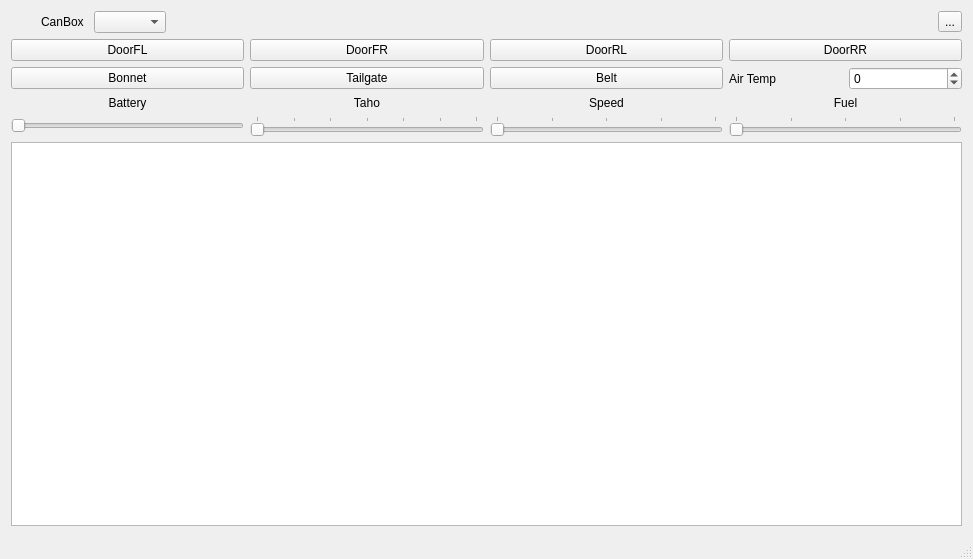
<?xml version="1.0" encoding="UTF-8"?>
<ui version="4.0">
 <class>main</class>
 <widget class="QMainWindow" name="main">
  <property name="geometry">
   <rect>
    <x>0</x>
    <y>0</y>
    <width>973</width>
    <height>559</height>
   </rect>
  </property>
  <property name="windowTitle">
   <string>qCanBox</string>
  </property>
  <widget class="QWidget" name="centralWidget">
   <layout class="QVBoxLayout" name="verticalLayout">
    <item>
     <layout class="QHBoxLayout" name="horizontalLayout_3">
      <property name="spacing">
       <number>10</number>
      </property>
      <item>
       <widget class="wdg_com_t" name="wdg_com" native="true">
        <property name="minimumSize">
         <size>
          <width>20</width>
          <height>0</height>
         </size>
        </property>
       </widget>
      </item>
      <item>
       <widget class="QLabel" name="label_canbox">
        <property name="text">
         <string>CanBox</string>
        </property>
       </widget>
      </item>
      <item>
       <widget class="QComboBox" name="cb_canbox"/>
      </item>
      <item>
       <spacer name="horizontalSpacer_3">
        <property name="orientation">
         <enum>Qt::Horizontal</enum>
        </property>
        <property name="sizeHint" stdset="0">
         <size>
          <width>40</width>
          <height>20</height>
         </size>
        </property>
       </spacer>
      </item>
      <item>
       <widget class="QToolButton" name="btn_about">
        <property name="text">
         <string>...</string>
        </property>
        <property name="icon">
         <iconset resource="../qcanbox.qrc">
          <normaloff>:/images/about.png</normaloff>:/images/about.png</iconset>
        </property>
        <property name="iconSize">
         <size>
          <width>48</width>
          <height>48</height>
         </size>
        </property>
       </widget>
      </item>
     </layout>
    </item>
    <item>
     <layout class="QGridLayout" name="gridLayout_3">
      <item row="0" column="2">
       <widget class="QPushButton" name="btn_door_rl">
        <property name="text">
         <string>DoorRL</string>
        </property>
        <property name="icon">
         <iconset resource="../qcanbox.qrc">
          <normaloff>:/images/rl_door.png</normaloff>:/images/rl_door.png</iconset>
        </property>
        <property name="iconSize">
         <size>
          <width>48</width>
          <height>48</height>
         </size>
        </property>
        <property name="checkable">
         <bool>true</bool>
        </property>
       </widget>
      </item>
      <item row="0" column="1">
       <widget class="QPushButton" name="btn_door_fr">
        <property name="text">
         <string>DoorFR</string>
        </property>
        <property name="icon">
         <iconset resource="../qcanbox.qrc">
          <normaloff>:/images/fr_door.png</normaloff>:/images/fr_door.png</iconset>
        </property>
        <property name="iconSize">
         <size>
          <width>48</width>
          <height>48</height>
         </size>
        </property>
        <property name="checkable">
         <bool>true</bool>
        </property>
       </widget>
      </item>
      <item row="0" column="0">
       <widget class="QPushButton" name="btn_door_fl">
        <property name="text">
         <string>DoorFL</string>
        </property>
        <property name="icon">
         <iconset resource="../qcanbox.qrc">
          <normaloff>:/images/fl_door.png</normaloff>:/images/fl_door.png</iconset>
        </property>
        <property name="iconSize">
         <size>
          <width>48</width>
          <height>48</height>
         </size>
        </property>
        <property name="checkable">
         <bool>true</bool>
        </property>
       </widget>
      </item>
      <item row="0" column="3">
       <widget class="QPushButton" name="btn_door_rr">
        <property name="text">
         <string>DoorRR</string>
        </property>
        <property name="icon">
         <iconset resource="../qcanbox.qrc">
          <normaloff>:/images/rr_door.png</normaloff>:/images/rr_door.png</iconset>
        </property>
        <property name="iconSize">
         <size>
          <width>48</width>
          <height>48</height>
         </size>
        </property>
        <property name="checkable">
         <bool>true</bool>
        </property>
       </widget>
      </item>
      <item row="2" column="1">
       <widget class="QLabel" name="label_3">
        <property name="sizePolicy">
         <sizepolicy hsizetype="Preferred" vsizetype="Fixed">
          <horstretch>0</horstretch>
          <verstretch>0</verstretch>
         </sizepolicy>
        </property>
        <property name="text">
         <string>Taho</string>
        </property>
        <property name="alignment">
         <set>Qt::AlignCenter</set>
        </property>
       </widget>
      </item>
      <item row="3" column="1">
       <widget class="QSlider" name="slider_taho">
        <property name="maximum">
         <number>6000</number>
        </property>
        <property name="singleStep">
         <number>1</number>
        </property>
        <property name="pageStep">
         <number>1</number>
        </property>
        <property name="orientation">
         <enum>Qt::Horizontal</enum>
        </property>
        <property name="tickPosition">
         <enum>QSlider::TicksAbove</enum>
        </property>
        <property name="tickInterval">
         <number>1000</number>
        </property>
       </widget>
      </item>
      <item row="2" column="0">
       <widget class="QLabel" name="label_9">
        <property name="sizePolicy">
         <sizepolicy hsizetype="Preferred" vsizetype="Fixed">
          <horstretch>0</horstretch>
          <verstretch>0</verstretch>
         </sizepolicy>
        </property>
        <property name="text">
         <string>Battery</string>
        </property>
        <property name="alignment">
         <set>Qt::AlignCenter</set>
        </property>
       </widget>
      </item>
      <item row="3" column="0">
       <widget class="QSlider" name="slider_voltage">
        <property name="maximum">
         <number>255</number>
        </property>
        <property name="pageStep">
         <number>1</number>
        </property>
        <property name="orientation">
         <enum>Qt::Horizontal</enum>
        </property>
       </widget>
      </item>
      <item row="2" column="2">
       <widget class="QLabel" name="label_2">
        <property name="sizePolicy">
         <sizepolicy hsizetype="Preferred" vsizetype="Fixed">
          <horstretch>0</horstretch>
          <verstretch>0</verstretch>
         </sizepolicy>
        </property>
        <property name="text">
         <string>Speed</string>
        </property>
        <property name="alignment">
         <set>Qt::AlignCenter</set>
        </property>
       </widget>
      </item>
      <item row="3" column="2">
       <widget class="QSlider" name="slider_speed">
        <property name="maximum">
         <number>240</number>
        </property>
        <property name="pageStep">
         <number>1</number>
        </property>
        <property name="orientation">
         <enum>Qt::Horizontal</enum>
        </property>
        <property name="tickPosition">
         <enum>QSlider::TicksAbove</enum>
        </property>
        <property name="tickInterval">
         <number>60</number>
        </property>
       </widget>
      </item>
      <item row="2" column="3">
       <widget class="QLabel" name="label_5">
        <property name="sizePolicy">
         <sizepolicy hsizetype="Preferred" vsizetype="Fixed">
          <horstretch>0</horstretch>
          <verstretch>0</verstretch>
         </sizepolicy>
        </property>
        <property name="text">
         <string>Fuel</string>
        </property>
        <property name="alignment">
         <set>Qt::AlignCenter</set>
        </property>
       </widget>
      </item>
      <item row="3" column="3">
       <widget class="QSlider" name="slider_fuel">
        <property name="maximum">
         <number>100</number>
        </property>
        <property name="pageStep">
         <number>1</number>
        </property>
        <property name="orientation">
         <enum>Qt::Horizontal</enum>
        </property>
        <property name="tickPosition">
         <enum>QSlider::TicksAbove</enum>
        </property>
        <property name="tickInterval">
         <number>25</number>
        </property>
       </widget>
      </item>
      <item row="1" column="3">
       <layout class="QHBoxLayout" name="horizontalLayout_2">
        <item>
         <widget class="QLabel" name="label_6">
          <property name="text">
           <string>Air Temp</string>
          </property>
         </widget>
        </item>
        <item>
         <widget class="QSpinBox" name="sb_temp">
          <property name="minimum">
           <number>-40</number>
          </property>
          <property name="maximum">
           <number>40</number>
          </property>
         </widget>
        </item>
       </layout>
      </item>
      <item row="1" column="2">
       <widget class="QPushButton" name="btn_belt">
        <property name="text">
         <string>Belt</string>
        </property>
        <property name="icon">
         <iconset resource="../qcanbox.qrc">
          <normaloff>:/images/belt.png</normaloff>:/images/belt.png</iconset>
        </property>
        <property name="iconSize">
         <size>
          <width>48</width>
          <height>48</height>
         </size>
        </property>
        <property name="checkable">
         <bool>true</bool>
        </property>
       </widget>
      </item>
      <item row="1" column="0">
       <widget class="QPushButton" name="btn_bonnet">
        <property name="text">
         <string>Bonnet</string>
        </property>
        <property name="icon">
         <iconset resource="../qcanbox.qrc">
          <normaloff>:/images/bonnet.png</normaloff>:/images/bonnet.png</iconset>
        </property>
        <property name="iconSize">
         <size>
          <width>48</width>
          <height>48</height>
         </size>
        </property>
        <property name="checkable">
         <bool>true</bool>
        </property>
       </widget>
      </item>
      <item row="1" column="1">
       <widget class="QPushButton" name="btn_tailgate">
        <property name="text">
         <string>Tailgate</string>
        </property>
        <property name="icon">
         <iconset resource="../qcanbox.qrc">
          <normaloff>:/images/tailgate.png</normaloff>:/images/tailgate.png</iconset>
        </property>
        <property name="iconSize">
         <size>
          <width>48</width>
          <height>48</height>
         </size>
        </property>
        <property name="checkable">
         <bool>true</bool>
        </property>
       </widget>
      </item>
     </layout>
    </item>
    <item>
     <widget class="wdg_dbg_t" name="wdg_dbg"/>
    </item>
   </layout>
  </widget>
  <widget class="QStatusBar" name="statusBar"/>
 </widget>
 <layoutdefault spacing="6" margin="11"/>
 <customwidgets>
  <customwidget>
   <class>wdg_com_t</class>
   <extends>QWidget</extends>
   <header>wdg_com.h</header>
   <container>1</container>
  </customwidget>
  <customwidget>
   <class>wdg_dbg_t</class>
   <extends>QPlainTextEdit</extends>
   <header>wdg_dbg.h</header>
  </customwidget>
 </customwidgets>
 <resources>
  <include location="../qcanbox.qrc"/>
 </resources>
 <connections/>
</ui>
